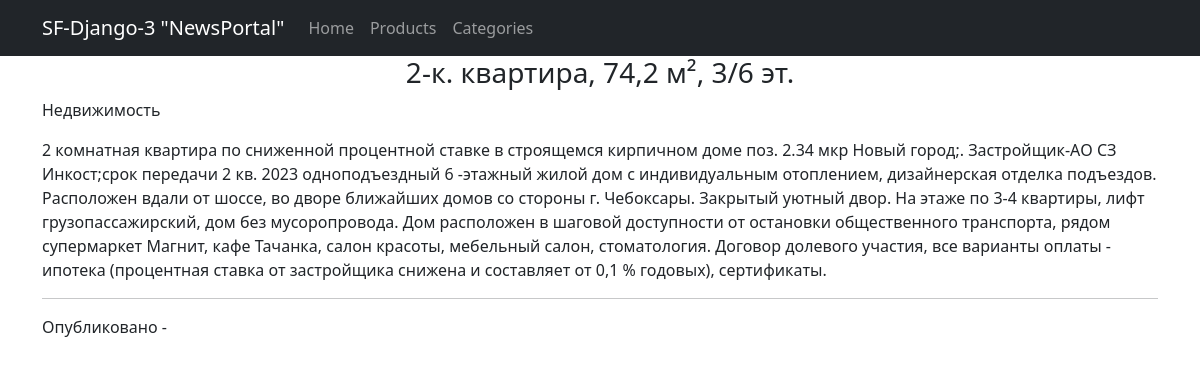
Screenshot of /products/2/ with the database file from the repository.
### market/models.py (models this page shows, shortened)
class Product(models.Model):
    name = models.CharField(max_length=255)
    category = models.ForeignKey('Category', on_delete=models.CASCADE)
    description = models.TextField()
    cost = models.FloatField()
    published = models.BooleanField(default=True)
    date_create = models.DateTimeField(auto_now_add=True)
    date_update = models.DateTimeField(auto_now=True)

class Category(models.Model):
    name = models.CharField(max_length=255, unique=True)
    slug = models.SlugField(max_length=255, unique=True, verbose_name='URL')
    examples = models.TextField()

### market/views.py (the view)
# urls.py: path('products/<int:pk>/', views.ProductDetail.as_view(), name='product_detail'),
class ProductDetail(DetailView):
    model = Product
    context_object_name = 'product'
    template_name = 'market/product_detail.html'

### templates/market/product_detail.html (shortened to what this page needs)
{% extends 'base.html' %}
{% block content %}
  <h3>{{ product.name }}</h3>
  <div align="left">
      <p>{{ product.category.name }}</p>
      {{ product.description }}
      <hr>
      <p>Опубликовано - {{ product.date_added|date:"d.m.Y" }}</p>
  </div>
{% endblock %}

### rows the page displays
Product: name "2-к. квартира, 74,2 м², 3/6 эт.", category.name "Недвижимость", description "2 комнатная квартира по сниженной процентной ставке в строящемся кирпичном доме поз. 2.34 мкр Новый город;. Застройщик-АО СЗ Инкост;срок передачи 2 кв. 2023 одноподъездный 6 -этажный жилой дом с индивидуальным отоплением, дизайнерская отделка подъездов. Расположен вдали от шоссе, во дворе ближайших домов со стороны г. Чебоксары. Закрытый уютный двор. На этаже по 3-4 квартиры, лифт грузопассажирский, дом без мусоропровода. Дом расположен в шаговой доступности от остановки общественного транспорта, рядом супермаркет Магнит, кафе Тачанка, салон красоты, мебельный салон, стоматология. Договор долевого участия, все варианты оплаты - ипотека (процентная ставка от застройщика снижена и составляет…"
